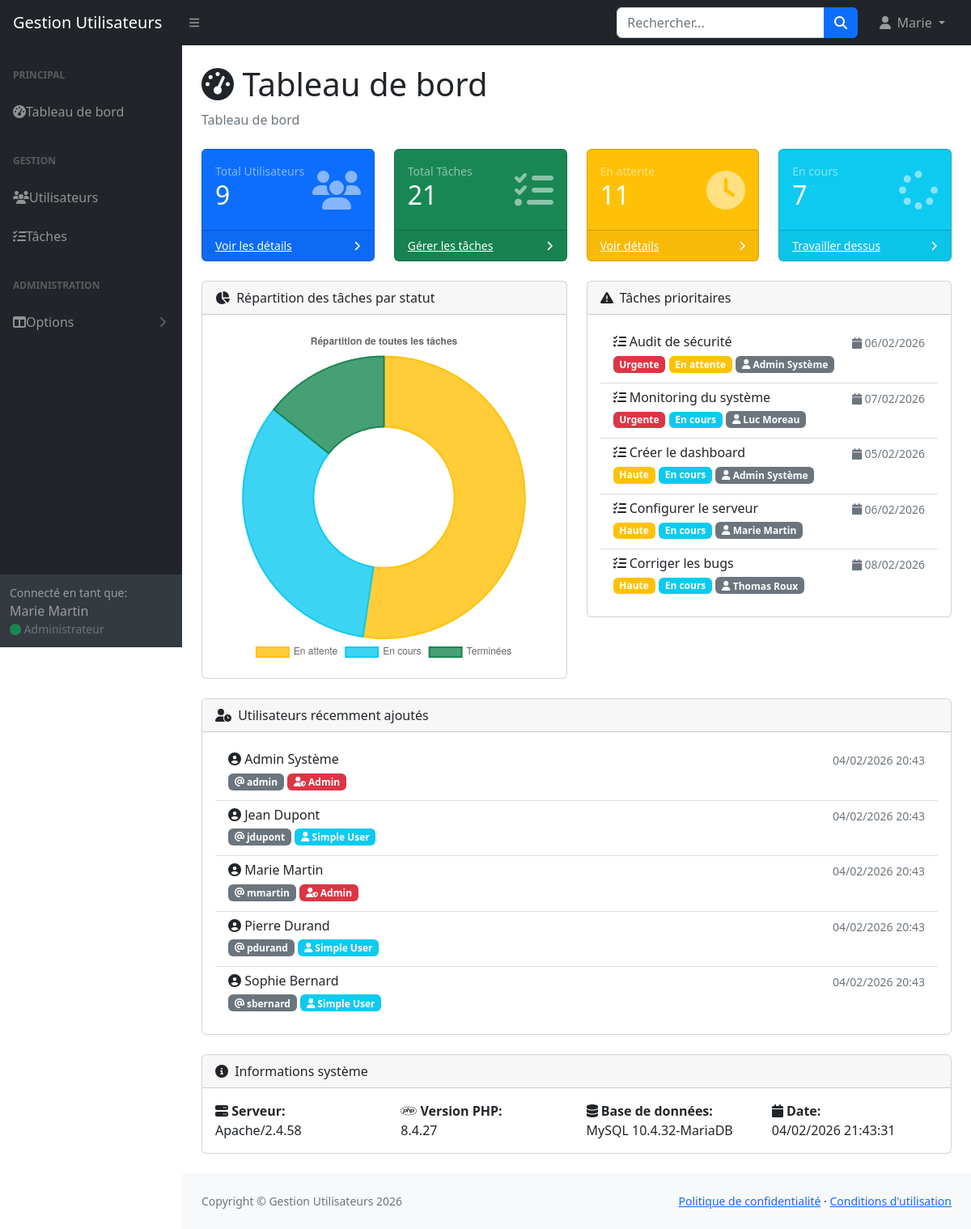
The page /index.php (signed in) on the database its author committed.
### tables this page shows
CREATE TABLE IF NOT EXISTS taches (
    id INT AUTO_INCREMENT PRIMARY KEY,
    titre VARCHAR(200) NOT NULL,
    description TEXT,
    statut ENUM('en_attente', 'en_cours', 'terminee') NOT NULL DEFAULT 'en_attente',
    priorite ENUM('basse', 'moyenne', 'haute', 'urgente') NOT NULL DEFAULT 'moyenne',
    date_debut DATE,
    date_fin DATE,
    id_utilisateur INT NOT NULL,
    date_creation TIMESTAMP DEFAULT CURRENT_TIMESTAMP,
    date_modification TIMESTAMP DEFAULT CURRENT_TIMESTAMP ON UPDATE CURRENT_TIMESTAMP,
    FOREIGN KEY (id_utilisateur) REFERENCES utilisateurs(id) ON DELETE CASCADE
);

CREATE TABLE IF NOT EXISTS utilisateurs (
    id INT AUTO_INCREMENT PRIMARY KEY,
    prenom VARCHAR(100) NOT NULL,
    nom VARCHAR(100) NOT NULL,
    login VARCHAR(50) NOT NULL UNIQUE,
    password_hash VARCHAR(255) NOT NULL,
    role ENUM('admin', 'simple_user') NOT NULL DEFAULT 'simple_user',
    date_creation TIMESTAMP DEFAULT CURRENT_TIMESTAMP,
    date_modification TIMESTAMP DEFAULT CURRENT_TIMESTAMP ON UPDATE CURRENT_TIMESTAMP
);

### index.php (the view, shortened to what the rows shown need)
<?php
require_once 'config/db.php';
require_once 'includes/header.php';
require_once 'includes/sidebar.php';
try {
    $sql = "SELECT COUNT(*) as total FROM utilisateurs WHERE role = 'simple_user'";
    $stmt = executeQuery($sql);
    if (isAdmin()) {
        $sql = "SELECT COUNT(*) as total FROM taches";
        $stmt = executeQuery($sql);
        $sql = "SELECT COUNT(*) as total FROM taches WHERE statut = 'en_attente'";
        $stmt = executeQuery($sql);
        $tachesEnAttente = $stmt->fetchColumn();
        $sql = "SELECT COUNT(*) as total FROM taches WHERE statut = 'en_cours'";
        $stmt = executeQuery($sql);
        $tachesEnCours = $stmt->fetchColumn();
        $sql = "SELECT COUNT(*) as total FROM taches WHERE statut = 'terminee'";
        $stmt = executeQuery($sql);
        $tachesTerminees = $stmt->fetchColumn();
    }
    if (isAdmin()) {
        $sql = "SELECT prenom, nom, login, role, date_creation FROM utilisateurs ORDER BY date_creation DESC LIMIT 5";
        $stmt = executeQuery($sql);
        $recentUsers = $stmt->fetchAll();
    } else {
        $recentUsers = [];
    }
    if (isAdmin()) {
        $sql = "SELECT t.*, u.prenom, u.nom FROM taches t
                INNER JOIN utilisateurs u ON t.id_utilisateur = u.id
                WHERE t.statut != 'terminee'
                ORDER BY t.priorite DESC, t.date_fin ASC LIMIT 5";
        $stmt = executeQuery($sql);
    } else {
        $sql = "SELECT t.*, u.prenom, u.nom FROM taches t
                INNER JOIN utilisateurs u ON t.id_utilisateur = u.id
                WHERE t.id_utilisateur = :user_id AND t.statut != 'terminee'
                ORDER BY t.priorite DESC, t.date_fin ASC LIMIT 5";
        $stmt = executeQuery($sql, ['user_id' => $_SESSION['user_id']]);
    }
    $recentTaches = $stmt->fetchAll();
} catch (Exception $e) {
    $totalUsers = 0;
    $totalAdmins = 0;
    $totalSimpleUsers = 0;
    $totalTaches = 0;
    $tachesEnAttente = 0;
    $tachesEnCours = 0;
    $tachesTerminees = 0;
    $recentUsers = [];
    $recentTaches = [];
}
?>
<div class="container-fluid px-4">
    <h1 class="mt-4"><i class="fas fa-tachometer-alt"></i> Tableau de bord</h1>
    <div class="row">
        <div class="col-xl-6">
            <div class="card mb-4">
                <div class="card-body">
                    <?php if (empty($recentTaches)): ?>
                        <div class="text-center text-muted py-4">
                            <i class="fas fa-check-circle fa-3x mb-3 text-success"></i>
                            <p>Aucune tâche en cours ou urgente!</p>
                        </div>
                    <?php else: ?>
                        <div class="list-group list-group-flush">
                            <?php foreach ($recentTaches as $tache): ?>
                                <div class="list-group-item">
                                    <div class="d-flex w-100 justify-content-between">
                                        <h6 class="mb-1">
                                            <i class="fas fa-tasks"></i>
                                            <?= htmlspecialchars($tache['titre']) ?>
                                        </h6>
                                        <?php if ($tache['date_fin']): ?>
                                            <small class="text-muted">
                                                <i class="fas fa-calendar"></i>
                                                <?= date('d/m/Y', strtotime($tache['date_fin'])) ?>
                                            </small>
                                        <?php endif; ?>
                                    </div>
                                    <p class="mb-1">
                                        <?php
                                        $prioriteColors = [
                                            'basse' => 'secondary',
                                            'moyenne' => 'primary',
                                            'haute' => 'warning',
                                            'urgente' => 'danger'
                                        ];
                                        $prioriteLabels = [
                                            'basse' => 'Basse',
                                            'moyenne' => 'Moyenne',
                                            'haute' => 'Haute',
                                            'urgente' => 'Urgente'
                                        ];
                                        $statutColors = [
                                            'en_attente' => 'warning',
                                            'en_cours' => 'info',
                                            'terminee' => 'success'
                                        ];
                                        $statutLabels = [
                                            'en_attente' => 'En attente',
                                            'en_cours' => 'En cours',
                                            'terminee' => 'Terminée'
                                        ];
                                        ?>
                                        <span class="badge bg-<?= $prioriteColors[$tache['priorite']] ?>">
                                            <?= $prioriteLabels[$tache['priorite']] ?>
                                        </span>
                                        <span class="badge bg-<?= $statutColors[$tache['statut']] ?>">
                                            <?= $statutLabels[$tache['statut']] ?>
                                        </span>
                                        <?php if (isAdmin()): ?>
                                            <span class="badge bg-secondary">
                                                <i class="fas fa-user"></i> <?= htmlspecialchars($tache['prenom'] . ' ' . $tache['nom']) ?>
                                            </span>
                                        <?php endif; ?>
                                    </p>
                                </div>
                            <?php endforeach; ?>
                        </div>
                    <?php endif; ?>
                </div>
            </div>
        </div>
    </div>
    <?php if (isAdmin() && !empty($recentUsers)): ?>
    <div class="row">
        <div class="col-xl-12">
            <div class="card mb-4">
                <div class="card-body">
                    <div class="list-group list-group-flush">
                        <?php foreach ($recentUsers as $user): ?>
                            <div class="list-group-item">
                                <div class="d-flex w-100 justify-content-between">
                                    <h6 class="mb-1">
                                        <i class="fas fa-user-circle"></i>
                                        <?= htmlspecialchars($user['prenom']) ?> <?= htmlspecialchars($user['nom']) ?>
                                    </h6>
                                    <small class="text-muted">
                                        <?= date('d/m/Y H:i', strtotime($user['date_creation'])) ?>
                                    </small>
                                </div>
                                <p class="mb-1">
                                    <span class="badge bg-secondary">
                                        <i class="fas fa-at"></i> <?= htmlspecialchars($user['login']) ?>
                                    </span>
                                    <?php if ($user['role'] === 'admin'): ?>
                                        <span class="badge bg-danger">
                                            <i class="fas fa-user-shield"></i> Admin
                                        </span>
                                    <?php else: ?>
                                        <span class="badge bg-info">
                                            <i class="fas fa-user"></i> Simple User
                                        </span>
                                    <?php endif; ?>
                                </p>
                            </div>
                        <?php endforeach; ?>
                    </div>
                </div>
            </div>
        </div>
    </div>
    <?php endif; ?>
</div>
<script>
// Graphique circulaire de répartition des tâches par statut
const ctx = document.getElementById('taskStatusChart');
new Chart(ctx, {
    type: 'doughnut',
    data: {
        labels: ['En attente', 'En cours', 'Terminées'],
        datasets: [{
            label: 'Nombre de tâches',
            data: [<?= $tachesEnAttente ?>, <?= $tachesEnCours ?>, <?= $tachesTerminees ?>],
            backgroundColor: [
                'rgba(255, 193, 7, 0.8)',   // Warning - En attente
                'rgba(13, 202, 240, 0.8)',  // Info - En cours
                'rgba(25, 135, 84, 0.8)'    // Success - Terminées
            ],
            borderColor: [
                'rgba(255, 193, 7, 1)',
                'rgba(13, 202, 240, 1)',
                'rgba(25, 135, 84, 1)'
            ],
            borderWidth: 2
        }]
    },
    options: {
        responsive: true,
        plugins: {
            legend: {
                position: 'bottom',
            },
            title: {
                display: true,
                text: <?= isAdmin() ? "'Répartition de toutes les tâches'" : "'Répartition de mes tâches'" ?>
            }
        }
    }
});
</script>
<?php require_once 'includes/footer.php'; ?>

### rows shown on the page
taches: titre "Audit de sécurité", date_fin "06/02/2026", priorite "Urgente", statut "En attente", id_utilisateur.nom "Admin Système"
taches: titre "Monitoring du système", date_fin "07/02/2026", priorite "Urgente", statut "En cours", id_utilisateur.nom "Luc Moreau"
taches: titre "Créer le dashboard", date_fin "05/02/2026", priorite "Haute", statut "En cours", id_utilisateur.nom "Admin Système"
taches: titre "Configurer le serveur", date_fin "06/02/2026", priorite "Haute", statut "En cours", id_utilisateur.nom "Marie Martin"
taches: titre "Corriger les bugs", date_fin "08/02/2026", priorite "Haute", statut "En cours", id_utilisateur.nom "Thomas Roux"
utilisateurs: prenom "Admin", nom "Système", date_creation "04/02/2026 20:43", login "admin", role "admin" (drawn)
utilisateurs: prenom "Jean", nom "Dupont", date_creation "04/02/2026 20:43", login "jdupont", role "simple_user" (drawn)
utilisateurs: prenom "Marie", nom "Martin", date_creation "04/02/2026 20:43", login "mmartin", role "admin" (drawn)
utilisateurs: prenom "Pierre", nom "Durand", date_creation "04/02/2026 20:43", login "pdurand", role "simple_user" (drawn)
utilisateurs: prenom "Sophie", nom "Bernard", date_creation "04/02/2026 20:43", login "sbernard", role "simple_user" (drawn)

### other values the page prints
$_SESSION['user_prenom'] "Marie"
$_SESSION['user_nom'] "Martin"
$totalUsers "9"
$totalTaches "21"
$tachesEnAttente "11"
$tachesEnCours "7"
$_SERVER['SERVER_SOFTWARE'] "Apache/2.4.58"
phpversion() "8.4.27"
$pdo->getAttribute(PDO::ATTR_SERVER_VERSION) "10.4.32-MariaDB"
chart data {{ $tachesEnAttente }} 11
chart data {{ $tachesEnCours }} 7
chart data {{ $tachesTerminees }} 3
